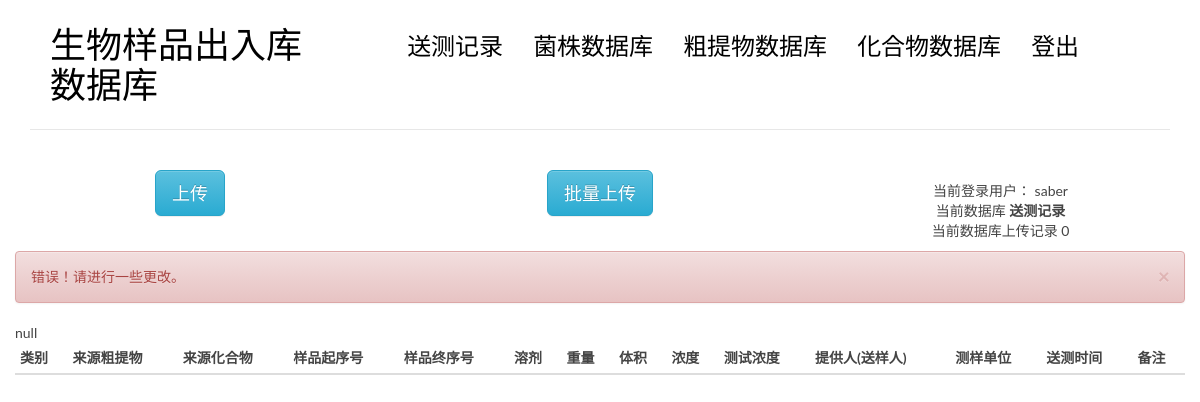
/recalter/ (signed in), run on an earlier commit of the app's database.
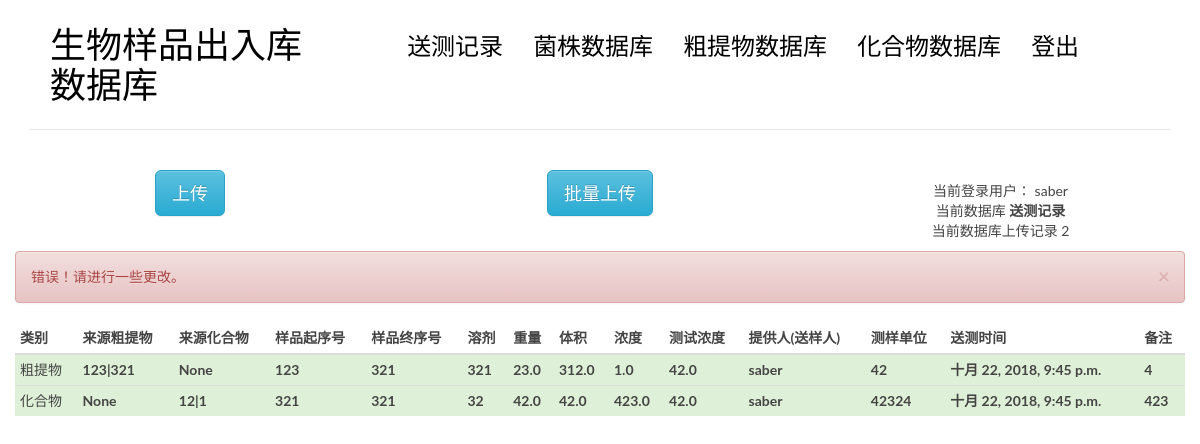
And on a later commit of the database.
### blog/models.py (models this page shows, shortened)
class testrecord(models.Model):
    testtype = models.CharField(max_length = 20) #送测类型
    fromcru = models.ForeignKey(crudeex, null = True) ##链接至粗提物
    fromcpd = models.ForeignKey(cpd, null = True)#链接至化合物
    samst = models.IntegerField(blank = True) #样品起序号
    samend = models.IntegerField(blank = True) #样品终序号
    solvent = models.CharField(max_length = 100) #溶剂
    mass = models.FloatField() #重量，单位miug
    volume = models.FloatField() #体积单位niuL
    conc = models.FloatField() #浓度 单位(mg/mL)
    testconc = models.FloatField(blank = True) #测试浓度 单位(miug/mL)
    provider = models.ForeignKey(User) #提供人
    department = models.CharField(max_length=100) #测样单位
    sendtime = models.DateTimeField(auto_now_add=True, editable = True)#送样时间
    comment = models.CharField(max_length = 500, blank = True)#备注

class crudeex(models.Model): ##粗提物
    frombact = models.ForeignKey(bact) ##来源菌株  %%没有显示出来
    crunumber = models.CharField(max_length = 50) #粗提物编号，唯一
    mcccnumber = models.CharField(max_length = 50) #mccc编号
    chinesename = models.CharField(max_length = 200) #中文名
    recadd = models.CharField(max_length = 100)#样品存储地址
    media = models.CharField(max_length = 200) #培养基
    entertime = models.DateTimeField(auto_now_add=True,editable = True) #入库时间
    entervol = models.FloatField() #入库体积
    entercol =  models.FloatField() #入库浓度
    solvent = models.CharField(max_length = 100) #溶剂
    exrmethod = models.CharField(max_length = 500, blank = True) #提取方法
    provider = models.ForeignKey(User) #提供人
    comment = models.CharField(max_length = 500, blank = True)
    def __str__(self):
        return self.mcccnumber + '|' + self.chinesename

class cpd(models.Model): ##化合物
    cpdnumber = models.CharField(max_length = 20)#化合物编号，唯一
    fromcru = models.ForeignKey(crudeex)#来源粗提物
    frombact = models.ForeignKey(bact) #来源菌株
    mass = models.FloatField() #精确质量数
    stru = models.CharField(max_length = 50)#分子式
    recadd = models.CharField(max_length = 100)#样品存储地址
    nmr = models.CharField(max_length = 100, blank = True)#nmr数据
    ms = models.CharField(max_length = 100, blank = True)#ms数据
    rot = models.CharField(max_length = 100, blank = True)#旋光数据
    red = models.CharField(max_length = 100, blank = True)#红外数据
    blue = models.CharField(max_length = 100, blank = True)#紫外数据
    media = models.CharField(max_length = 50, blank = True)#培养基编号
    prov = models.ForeignKey(User)#提供人
    time = models.DateTimeField(auto_now_add=True, editable = True)#入库时间
    comment = models.CharField(max_length = 500, blank = True)
    def __str__(self):
        return self.cpdnumber + '|' + self.stru

### blog/testrecord.py (the view)
# urls.py: url(r'^recalter/$', views.recalter, name='recalter'),
def recalter(request):
    if request.method == 'GET':
        try:
            cpdid = request.GET.get('fromcpd')
            cruid = request.GET.get('fromcru')
            testtype = request.GET.get('testtype') #或者改成两个可选项？粗提物或者化合物
            samst = request.GET.get('samst') #盒序号
            samend = request.GET.get('samend') #样品起序号
            solvent = request.GET.get('solvent') #样品终序号
            mass = request.GET.get('mass') #样品名
            volume = request.GET.get('volume') #溶剂
            conc = request.GET.get('conc')#重量，单位miug
            testconc = request.GET.get('testconc') #体积单位niuL
            department = request.GET.get('department') #浓度 单位(mg/mL)
            comment = request.GET.get('comment') #测试浓度 单位(miug/mL)
            info = {
                'testtype' : testtype,
                'samst' : samst,
                'samend' : samend,
                'solvent' : solvent,
                'mass' : mass,
                'volume' : volume,
                'conc' : conc,
                'testconc' : testconc,
                'department' : department,
                'comment' : comment,
                'provider': request.user,
                }
            if cruid:
                id = request.GET.get('fromcru')
                fromcru = crudeex.objects.get(id=cruid)
                info['fromcru'] = fromcru
            else:
                id = request.GET.get('fromcpd')
                fromcpd = cpd.objects.get(id=cpdid)
                info['fromcpd'] = fromcpd
            testrecord.objects.select_for_update().filter(id = id).update(**infos)
            return recordindex(request, msg = 0)
        except:
            return recordindex(request, msg = 1)

### blog/templatetags/blog_tags.py (called while the page is built)
@register.simple_tag
def get_all_cru():
    return crudeex.objects.all().order_by('-entertime')

@register.simple_tag
def get_all_cpd():
    return cpd.objects.all().order_by('-time')

### blog/testrecord.py (called while the page is built)
@login_required
def recordindex(request, msg = -1,err = []):
    lists = testrecord.objects.all()
    num = len(lists)
    return render(request, 'blog/record.html', {'tests' : lists, 'msg' : msg, 'num' : num, 'err' : err} )

### templates/blog/record.html (shortened to what this page needs)
{% extends 'base.html' %}
{% load blog_tags %}
{%block main %}
<body>
    <div class="row">
        <div class="col-md-4 col-sm-5 col-xs-8">
            <center>
                <button class="btn btn-info btn-primary btn-lg" data-toggle="modal" data-target="#myModal">
                    上传
                </button>
            </center>
        </div>
        <div class="col-md-4 col-sm-5 col-xs-8">
            <center>
                <button class="btn btn-info btn-primary btn-lg" data-toggle="modal" data-target="#batchinput">
                    批量上传
                </button>
            </center>
        </div>
        <div class="col-md-4 col-sm-7 col-xs-4">
            <nav class="main-nav" role="navigation">
                <div class="collapse navbar-collapse" id="bs-example-navbar-collapse-1">
                        <ul class="list-unstyled text-center" >
                            <li>当前登录用户： {{request.user}}</li>
                            <li>当前数据库 <strong>送测记录</strong></li>
                            <li>当前数据库上传记录 {{num}}</li>
                          </ul>
                </div>
            </nav>
        </div>
    </div>
    <div class="col-md-12 col-sm-7 col-xs-4">
            {% if msg == 0 %}
            <div class="alert alert-success alert-dismissable">
                <button type="button" class="close" data-dismiss="alert"
                        aria-hidden="true">
                    &times;
                </button>
                成功！很好地完成了提交。
            </div>
            {% elif msg == 1 %}
            <div class="alert alert-danger alert-dismissable">
                <button type="button" class="close" data-dismiss="alert"
                        aria-hidden="true">
                    &times;
                </button>
                错误！请进行一些更改。
            </div>
            {% endif %}
    <table class="table table-hover table-condensed">
            <thead>
                <tr>
                    <th>类别</th>
                    <th>来源粗提物</th>
                    <th>来源化合物</th>
                    <th>样品起序号</th>
                    <th>样品终序号</th>
                    <th>溶剂</th>
                    <th>重量</th>
                    <th>体积</th>
                    <th>浓度</th>
                    <th>测试浓度</th>
                    <th>提供人(送样人)</th>
                    <th>测样单位</th>
                    <th>送测时间</th>
                    <th>备注</th>
                </tr>
            </thead>
            <tbody>
                {% for test in tests %}
                {% if request.user == test.provider %}
                <tr class="row1 success"  data-toggle="modal" data-target="#alter" data-whatever="{{test.id}}"
                data-testtype = "{{test.testtype}}" data-fromcru = "{{test.fromcru}}" data-fromcpd = "{{test.fromcpd}}"
                data-samst = "{{test.samst}}" data-samend = "{{test.samend}}" data-solvent = "{{test.solvent}}"
                data-mass = "{{test.mass}}" data-volume = "{{test.volume}}" data-conc = "{{test.conc}}"
                data-testconc = "{{test.testconc}}" data-provider = "{{test.provider}}"
                data-department = "{{test.department}}" data-sendtime = "{{test.sendtime}}" data-comment = "{{test.comment}}">
                {% endif %}
                    <td class = "field-testtype"> {{test.testtype}}</td>
                    <th class = "field-fromcru">{{test.fromcru}}</th>
                    <th class = "field-fromcpd">{{test.fromcpd}}</th>
                    <th class = "field-samst">{{test.samst}}</th>
                    <th class = "field-samend">{{test.samend}}</th>
                    <th class = "field-solvent">{{test.solvent}}</th>
                    <th class = "field-mass">{{test.mass}}</th>
                    <th class = "field-volume">{{test.volume}}</th>
                    <th class = "field-conc">{{test.conc}}</th>
                    <th class = "field-testconc">{{test.testconc}}</th>
                    <th class = "field-provider">{{test.provider}}</th>
                    <th class = "field-department">{{test.department}}</th>
                    <th class = "field-sendtime">{{test.sendtime}}</th>
                    <th class = "field-comment">{{test.comment}}</th>
                </tr>
                {% empty %}
                <div class="row1">null</div>
                {% endfor %}
            </tbody>
        </table>
    </div>
                                    {% get_all_cru as cru_list %}
                                    {% get_all_cpd as cpd_list %}
                                {% get_all_cru as cru_list %}
                                {% get_all_cpd as cpd_list %}
</body>
{% endblock main %}

### templates/base.html (shortened to what this page needs)
{% load staticfiles %}
<!DOCTYPE html>
<html lang="en">
    <head>
        <link rel="stylesheet" href="{% static 'blog/css/bootstrap.min.css' %}">
        <link rel="stylesheet" href="{% static 'blog/css/pace.css' %}">
        <link rel="stylesheet" href="{% static 'blog/css/bootstrap.css' %}">
        <link rel="stylesheet" href="{% static 'blog/css/bootstrap-theme.css' %}">
        <link rel="stylesheet" href="{% static 'blog/css/bootstrap-theme.min.css' %}">
        <link rel="stylesheet" href="{% static 'blog/css/custom.css' %}">
        <link rel="stylesheet" href="{% static 'blog/css/highlights/github.css' %}">
    </head>
            <div class="container">
                    <header id="site-header">
                        <div class="row">
                            <div class="col-md-3 col-sm-5 col-xs-8">
                                <div class="logo">
                                    <h1><a href="{% url 'blog:recordindex' %}"><b>生物样品出入库</b> 数据库</a></h1>
                                </div>
                            </div>
                            <div class="col-md-9 col-sm-7 col-xs-4">
                                <nav class="main-nav" role="navigation">
                                    <div class="collapse navbar-collapse" id="bs-example-navbar-collapse-1">
                                        <ul class="nav navbar-nav navbar-right" id = 'hhhh'>
                                            <li class="cl-effect-11" id = 'record'><a href="{% url 'blog:recordindex' %}" data-hover="送测记录">送测记录</a></li>
                                            <li class="cl-effect-11" id = 'bact'><a href="{% url 'blog:bactindex' %}" data-hover="菌株数据库">菌株数据库</a></li>
                                            <li class="cl-effect-11" id = 'cru'><a href="{% url 'blog:crudeexindex' %}" data-hover="粗提物数据库">粗提物数据库</a></li>
                                            <li class="cl-effect-11" id = 'cpd'><a href="{% url 'blog:cpdindex' %}" data-hover="化合物数据库">化合物数据库</a></li>
                                            <li class="cl-effect-11"><a href="{% url 'blog:logout_user' %}" data-hover="登出">登出</a></li>
                                        </ul>
                                    </div>
                                </nav>
                            </div>
                        </div>
                    </header>
                </div>
                {% block main %}
                {% endblock main %}
</html>

### blog/static/blog/css/custom.css (style rules this page uses)
* { outline: none; }
h1, h2, h3, h4, h5, h6 { margin-top: 0; }
b { font-weight: 400; }
a { color: #333; }
body { color: #444; font-family: 'Lato', sans-serif; }
#site-header { background-color: #FFF; padding: 25px 20px; margin-bottom: 40px; border-bottom: 1px solid #e7e7e7; }
.logo h1 a { color: #000; }
.logo h1 { margin: 0; font-family: 'Lato', sans-serif; font-weight: 300; }
.main-nav { margin-top: 11px; max-width: 95%; }
.main-nav a { color: #000000 !important; padding: 0 0 5px 0 !important; margin-right: 30px; font-family: 'Lato', sans-serif; font-weight: 300; font-size: 24px; }
.cl-effect-11 a { padding: 10px 0; color: #0972b4; text-shadow: none; }
.cl-effect-11 a::before { position: absolute; top: 0; left: 0; overflow: hidden; padding: 0 0 5px 0 !important; max-width: 0; border-bottom: 1px solid #000; color: #000; content: attr(data-hover); white-space: nowrap; -webkit-transition: max-width 0.5s; -moz-transition: max-width 0.5s; transition: max-width 0.5s; }

What changed in the data, as far as the page shows it:
added testrecord: testtype "粗提物", fromcru "123|321", fromcpd "None", samst "123", samend "321", solvent "321", mass "23.0", volume "312.0", conc "1.0", testconc "42.0", provider "saber", department "42", sendtime "十月 22, 2018, 9:45 p.m.", comment "4"
added testrecord: testtype "化合物", fromcru "None", fromcpd "12|1", samst "321", samend "321", solvent "32", mass "42.0", volume "42.0", conc "423.0", testconc "42.0", provider "saber", department "42324", sendtime "十月 22, 2018, 9:45 p.m.", comment "423"
Also different on the page:
{{ num }}: "0" → "2"
text no longer shown: "null"
